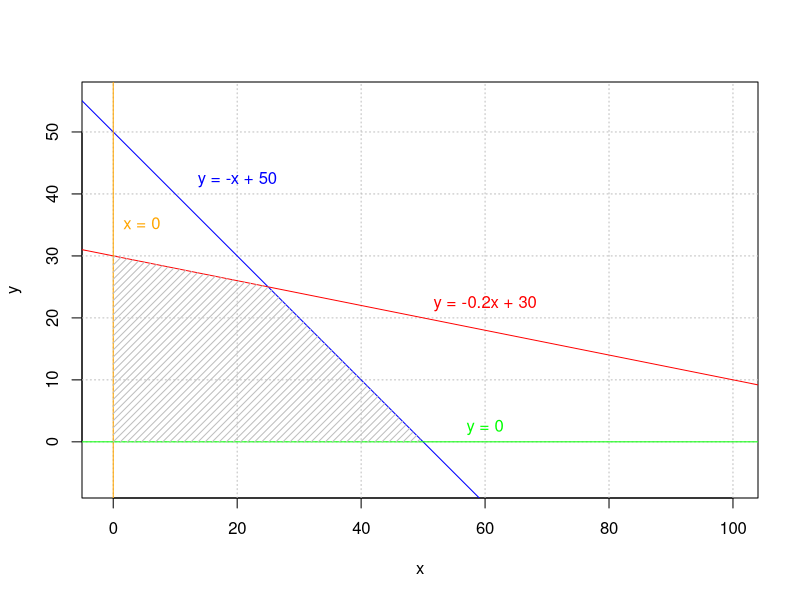
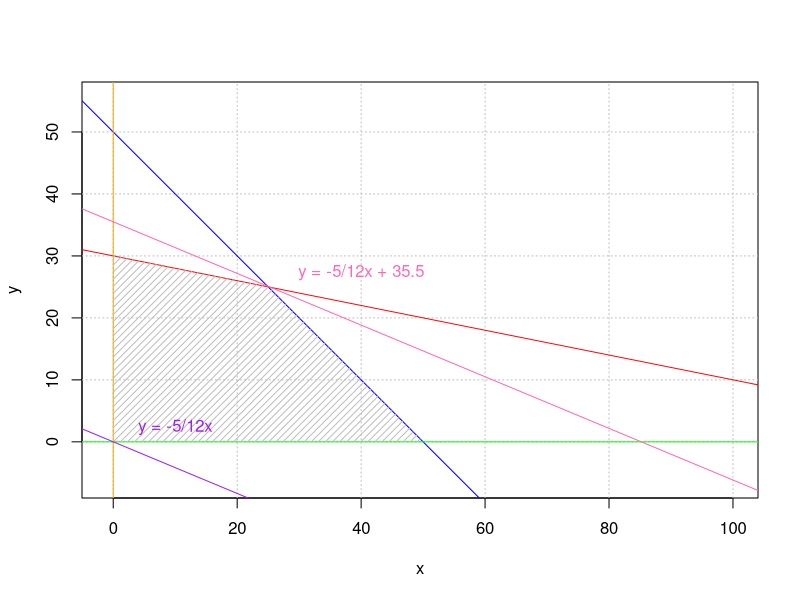

Source code (R) for these figures, in order:
## ---- chunk 1
library(boot)
library(rmarkdown)
knitr::opts_chunk$set(echo = TRUE)
## ---- chunk 2
plot(c(-1,100), c(-1,50), type = "n", xlab = "x", ylab = "y", asp = 1)
grid(col = "gray", lty = "dotted")

abline(a = 50, b = -1, col = "blue")
text(x = 20, y = 40, labels = 'y = -x + 50', pos = 3, col = "blue")

abline(a = 30, b = -0.2, col = "red")
text(x = 60, y = 20, labels = 'y = -0.2x + 30', pos = 3, col = "red")

abline(v = 0, col = "orange")
text(x = 0, y = 35, labels = 'x = 0', pos = 4, col = "orange")

abline(h = 0, col = "green")
text(x = 60, y = 0, labels = 'y = 0', pos = 3, col = "green")

x <- c(0, 0, 25, 50)
y <- c(0, 30, 25, 0)
polygon(x, y, col = "gray", density = 20, angle = 45, border= NA)
## ---- chunk 3
plot(c(-1,100), c(-1,50), type = "n", xlab = "x", ylab = "y", asp = 1)
grid(col = "gray", lty = "dotted")

abline(a = 50, b = -1, col = "blue")

abline(a = 30, b = -0.2, col = "red")

abline(v = 0, col = "orange")

abline(h = 0, col = "green")

x <- c(0, 0, 25, 50)
y <- c(0, 30, 25, 0)
polygon(x, y, col = "gray", density = 20, angle = 45, border= NA)

abline(a = 0, b = -5/12, col = "purple")
text(x = 10, y = 0, labels = 'y = -5/12x', pos = 3, col = "purple")

abline(a = 35.5, b = -5/12, col = "hotpink")
text(x = 40, y = 25, labels = 'y = -5/12x + 35.5', pos = 3, col = "hotpink")
## ---- chunk 4
z = c(5, 12)
A1 = matrix(c(1, 0.1, 1, 0.5), 2, 2)
b1 = c(50, 15)
result = simplex(
  a = z,
  A1 = A1,
  b1 = b1,
  maxi = TRUE
)
result
